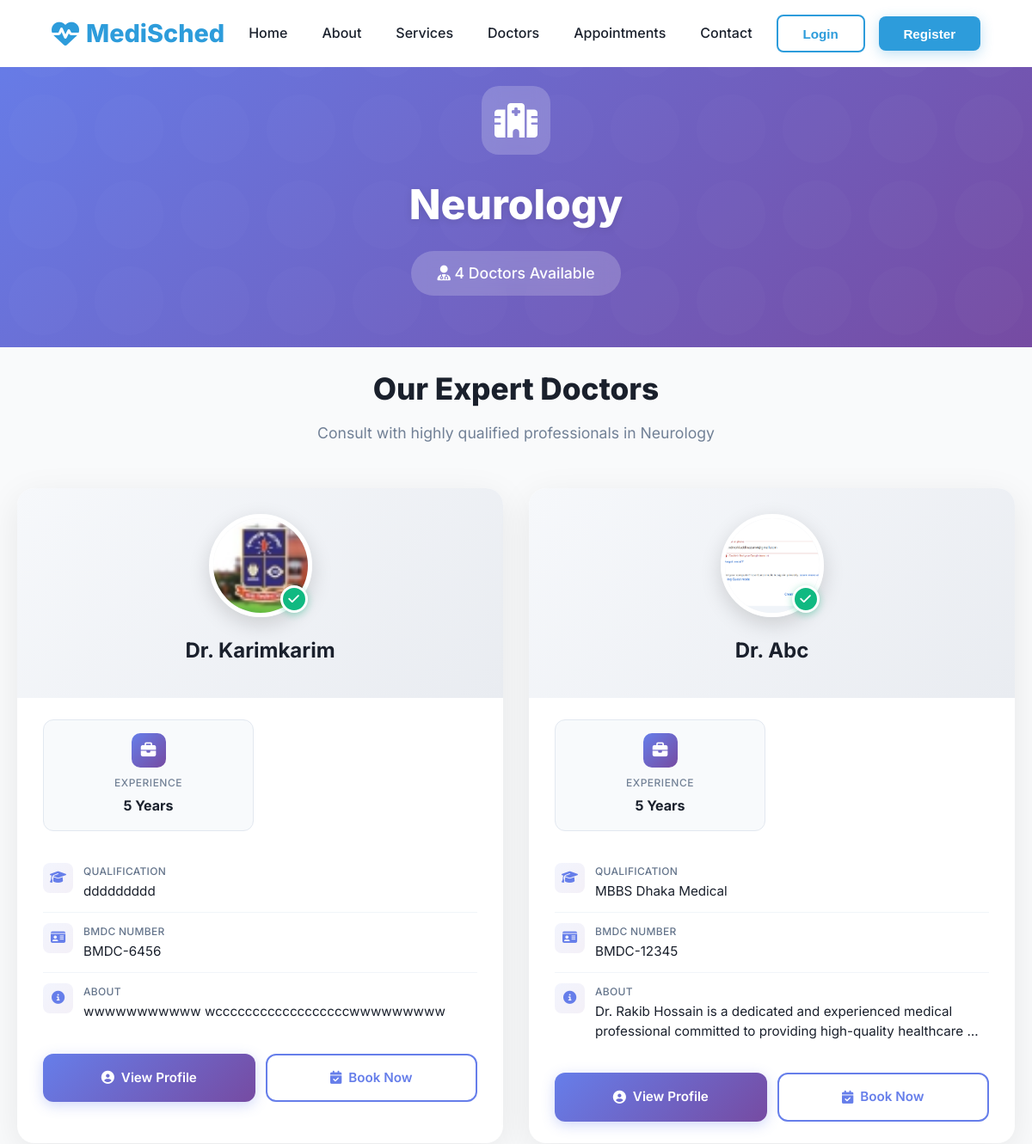
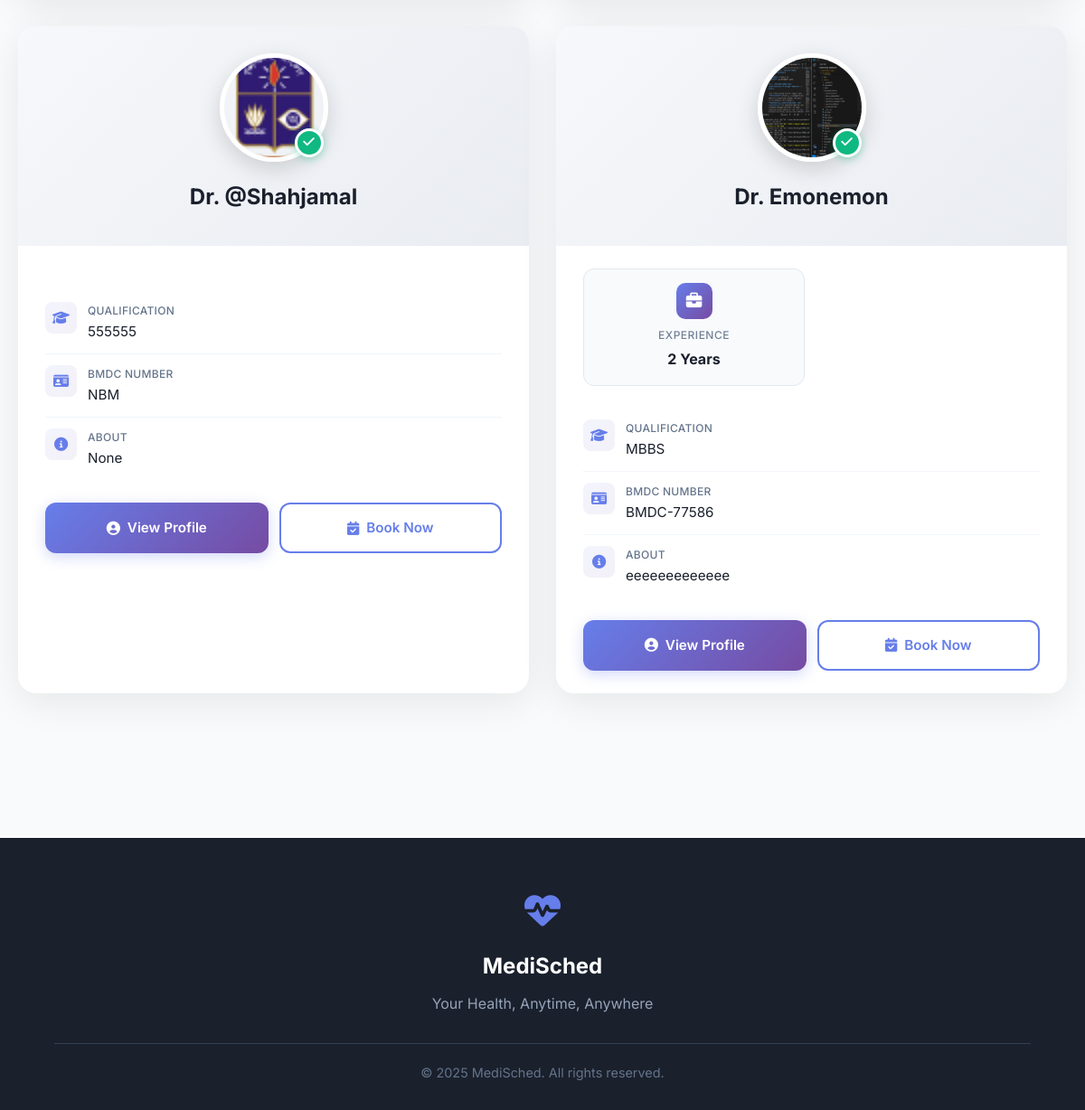
The page /department/3/ on the database its author committed (2 pictures, top to bottom).
### adminapp/models.py (models this page shows, shortened)
class Department(models.Model):
    department_name = models.CharField(max_length=100, unique=True)
    department_image = models.ImageField(upload_to='department/',  blank=True, null=True)

### doctor/models.py (models this page shows, shortened)
class Doctor(models.Model):
    user = models.OneToOneField(CustomUser, on_delete=models.CASCADE, related_name='doctor_profile')
    about = models.TextField(blank=True, null=True)
    bmdc_number = models.CharField(max_length=255, blank=True, null=True)
    qualification = models.CharField(max_length=255, blank=True, null=True)
    total_experience = models.PositiveIntegerField(default=0)  # Only non-negative numbers
    working_hours = models.JSONField(blank=True, null=True)  # e.g., {"Mon": "9-5", "Tue": "10-4"}
    profile_image = models.ImageField(upload_to='doctor_profiles/', blank=True, null=True)
    is_verified = models.BooleanField(default=False)
    division = models.ForeignKey(Division, on_delete=models.SET_NULL, null=True, blank=True)
    district = models.ForeignKey(District, on_delete=models.SET_NULL, null=True, blank=True)
    upazila = models.ForeignKey(Upazila, on_delete=models.SET_NULL, null=True, blank=True)
    departments = models.ManyToManyField(Department, through='DoctorSpecializationDepartment', blank=True)
    symptoms = models.ManyToManyField(Symptom, through='DoctorSpecializationSymptom', blank=True)

### users/models.py (models this page shows, shortened)
class CustomUser(AbstractUser):
    ROLE_PATIENT = 'patient'
    ROLE_DOCTOR = 'doctor'
    ROLE_ADMIN = 'admin'     # application-level role (not superuser)
    ROLE_CHOICES = [
        (ROLE_PATIENT, 'Patient'),
        (ROLE_DOCTOR, 'Doctor'),
    ]
    role = models.CharField(max_length=10, choices=ROLE_CHOICES, default=ROLE_PATIENT)
    phone = models.CharField(max_length=20, blank=True)
    location = models.CharField(max_length=150, blank=True)

### home/views.py (the view)
# urls.py: path('department/<int:dept_id>/', views.department_detail, name='department_detail'),
def department_detail(request, dept_id):
    department = get_object_or_404(Department, id=dept_id)
    specializations = DoctorSpecializationDepartment.objects.filter(
        department=department
    ).select_related('doctor', 'doctor__user')
    doctors = [spec.doctor for spec in specializations]
    context = {
        'department': department,
        'doctors': doctors,
        'doctor_count': len(doctors),
    }
    return render(request, 'home/department_detail.html', context)

### home/templates/home/department_detail.html (shortened to what this page needs)
{% extends "base.html" %}
{% load static %}
{% block content %}
<section class="department-hero">
    <div class="department-hero-content">
        <div class="department-icon">
            <i class="fas fa-hospital"></i>
        </div>
        <h1>{{ department.department_name }}</h1>
        <div class="doctor-count-badge">
            <i class="fas fa-user-md"></i>
            {{ doctor_count }} Doctor{{ doctor_count|pluralize }} Available
        </div>
    </div>
</section>
<div class="doctors-container">
    {% if doctors %}
        <div class="section-header-dept">
            <h2>Our Expert Doctors</h2>
            <p>Consult with highly qualified professionals in {{ department.department_name }}</p>
        </div>
        <div class="doctors-grid-dept">
            {% for doctor in doctors %}
            <div class="doctor-card-modern">
                <div class="doctor-card-header">
                    <div class="doctor-avatar-wrapper">
                        <div class="doctor-avatar-modern">
                            {% if doctor.profile_image %}
                                <img src="{{ doctor.profile_image.url }}" alt="Dr. {{ doctor.user.username }}">
                            {% else %}
                                <div class="avatar-placeholder">
                                    <i class="fas fa-user-md"></i>
                                </div>
                            {% endif %}
                        </div>
                        <div class="verified-badge">
                            <i class="fas fa-check"></i>
                        </div>
                    </div>
                    <h3 class="doctor-name">
                        {% if doctor.user.get_full_name %}
                            Dr. {{ doctor.user.get_full_name }}
                        {% else %}
                            Dr. {{ doctor.user.username|title }}
                        {% endif %}
                    </h3>
                </div>
                <div class="doctor-card-body">
                    <div class="doctor-stats">
                        {% if doctor.total_experience %}
                        <div class="stat-box">
                            <div class="stat-icon">
                                <i class="fas fa-briefcase"></i>
                            </div>
                            <div class="stat-label">Experience</div>
                            <div class="stat-value">{{ doctor.total_experience }} Years</div>
                        </div>
                        {% endif %}
                    </div>
                    <div class="doctor-info-list">
                        {% if doctor.qualification %}
                        <div class="info-item">
                            <div class="info-icon">
                                <i class="fas fa-graduation-cap"></i>
                            </div>
                            <div class="info-content">
                                <div class="info-label">Qualification</div>
                                <div class="info-value">{{ doctor.qualification }}</div>
                            </div>
                        </div>
                        {% endif %}
                        {% if doctor.bmdc_number %}
                        <div class="info-item">
                            <div class="info-icon">
                                <i class="fas fa-id-card"></i>
                            </div>
                            <div class="info-content">
                                <div class="info-label">BMDC Number</div>
                                <div class="info-value">{{ doctor.bmdc_number }}</div>
                            </div>
                        </div>
                        {% endif %}
                        {% if doctor.about %}
                        <div class="info-item">
                            <div class="info-icon">
                                <i class="fas fa-info-circle"></i>
                            </div>
                            <div class="info-content">
                                <div class="info-label">About</div>
                                <div class="info-value">{{ doctor.about|truncatewords:15 }}</div>
                            </div>
                        </div>
                        {% endif %}
                    </div>
                    <div class="doctor-actions">
                        <a href="{% url 'home:doctor_detail' doctor.id %}" class="btn-modern btn-view-profile">
                            <i class="fas fa-user-circle"></i>
                            View Profile
                        </a>
                        <a href="{% url 'appointment:book' doctor.id %}" class="btn-modern btn-book-appointment">
    <i class="fas fa-calendar-check"></i>
    Book Now
</a>
                    </div>
                </div>
            </div>
            {% endfor %}
        </div>
    {% endif %}
</div>
{% endblock %}
{% block footer %}
<footer style="background: #1a202c; color: white; padding: 60px 5% 30px; margin-top: 80px;">
    <div style="max-width: 1200px; margin: 0 auto; text-align: center;">
        <div style="margin-bottom: 20px;">
            <i class="fas fa-heartbeat" style="font-size: 2.5rem; color: #667eea;"></i>
        </div>
        <h3 style="font-size: 1.5rem; margin-bottom: 10px; font-weight: 700;">MediSched</h3>
        <p style="color: #94a3b8; margin-bottom: 30px;">Your Health, Anytime, Anywhere</p>
        <div style="border-top: 1px solid #334155; padding-top: 20px;">
            <p style="color: #64748b; font-size: 0.9rem;">&copy; 2025 MediSched. All rights reserved.</p>
        </div>
    </div>
</footer>
{% endblock %}

### home/static/home/css/style.css (style rules this page uses)
* { margin: 0; padding: 0; box-sizing: border-box; }
:root { --primary-blue: #2D9CDB; --success-green: #27AE60; --accent-yellow: #F2C94C; --warm-orange: #F2994A; --neutral-bg: #F9FAFB; --dark: #1A202C; --gray: #64748B; --light-gray: #E2E8F0; --white: #FFFFFF; }
body { font-family: 'Inter', -apple-system, BlinkMacSystemFont, 'Segoe UI', sans-serif; line-height: 1.6; color: var(--dark); overflow-x: hidden; background: var(--neutral-bg); }
html { scroll-behavior: smooth; }
.stat-label { font-size: 1.2rem; opacity: 0.9; }
footer { background: var(--dark); color: white; padding: 4rem 5% 2rem; }

### rows shown on the page
Department: department_name "Neurology"
Doctor: profile_image (picture), user.username "Karimkarim", total_experience "5", qualification "ddddddddd", bmdc_number "BMDC-6456", about "wwwwwwwwwww wccccccccccccccccccwwwwwwwww"
Doctor: profile_image (picture), user.username "Abc", total_experience "5", qualification "MBBS Dhaka Medical", bmdc_number "BMDC-12345", about "Dr. Rakib Hossain is a dedicated and experienced medical professional committed to providing high-quality healthcare …"
Doctor: profile_image (picture), user.username "@Shahjamal", qualification "555555", bmdc_number "NBM", about "None"
Doctor: profile_image (picture), user.username "Emonemon", total_experience "2", qualification "MBBS", bmdc_number "BMDC-77586", about "eeeeeeeeeeeee"

### other values the page prints
{{ doctor_count }} "4"
